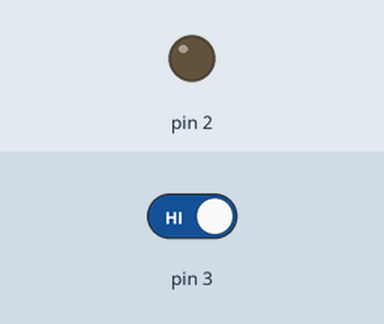
Bench run of a sketch on a simulated Arduino Uno, built with avr-gcc and run on an emulated ATmega328P. On the bench: output pins drawn as LEDs (lit = HIGH). The test bench sets the inputs (shaded band); at power-on: pin 3 HIGH.

Above: at 1.2 s.
1.3 s: pin 3 driven LOW
At 2.3 s:
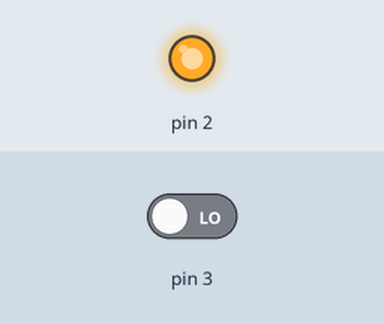
Timing chart, 0 to 4.3 s (numbered marks = the images above; inputs shaded):
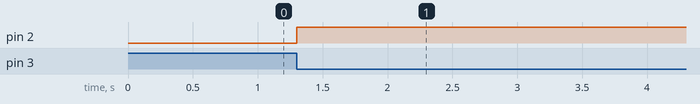

The sketch:

Blink.ino
```cpp
/*
  Blink
  Turns on an LED on for one second, then off for one second, repeatedly.

  Most Arduinos have an on-board LED you can control. On the UNO, MEGA and ZERO
  it is attached to digital pin 13, on MKR1000 on pin 6. LED_BUILTIN is set to
  the correct LED pin independent of which board is used.
  If you want to know what pin the on-board LED is connected to on your Arduino model, check
  the Technical Specs of your board  at https://www.arduino.cc/en/Main/Products
*/


// the setup function runs once when you press reset or power the board
void setup() {
  // initialize digital pin LED_BUILTIN as an output.
  pinMode(2, OUTPUT);
  Serial.begin(9600);
  attachInterrupt(digitalPinToInterrupt(3), light_ISR, FALLING);
}
// the loop function runs over and over again forever
void loop() {

}

void light_ISR()
{
  digitalWrite(2, HIGH);   // turn the LED on (HIGH is the voltage level)
}
```

Measured:
- after the input at 1.3 s, pin 2: LOW → HIGH at once
